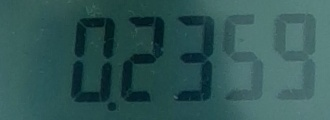
#> input picture dosing_volume/train_new_liquid_wight_2410/balance/original/0.jpg, 330 x 120 px
$ python -i util_functions.py   (imports and definitions only)
#> lines starting #> are read from the running program, lines starting #| are printed output that depends on the picture; after the words box and inside, x2 and y2 are one past the last pixel; in counts of white or black regions, pixels touching at a corner belong together
#> further down, picture is the input picture: shape (120, 330, 3); mean B, G, R 86.2, 87.2, 48.6
import os
import cv2
import time
import glob
import numpy as np
import cv2.aruco as aruco
import yaml
import math
import wrs.basis.robot_math as rm


# [225 lines left out: functions gen_world_cross_positions_for_chess, capture_imgs_by_time, capture_imgs_by_time_multicam, capture_imgs_by_space_multicam, capture_imgs_by_chessdetect, estimate_aruco_marker_pose, not called in this run]


def estimate_corners(img):
    """
    :return:
    """
    gray = cv2.cvtColor(img, cv2.COLOR_BGR2GRAY)
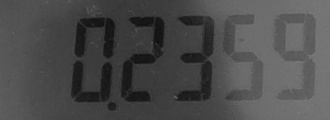
#> gray: shape (120, 330); min 17, max 123, mean 75.5
    gray = np.float32(gray)
    dst = cv2.cornerHarris(gray, 2, 3, 0.04)
    # result is dilated for marking the corners, not important
    dst = cv2.dilate(dst, None)
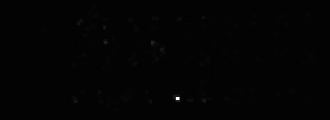
#> dst: shape (120, 330) float32; min -9459.8, max 644096.7, mean 742.7; drawn with min black and max white
    if dst is not None:
        # Threshold for an optimal value, it may vary depending on the image.
        img[dst > 0.01 * dst.max()] = [0, 0, 255]
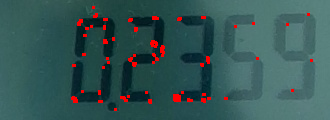
#> img: shape (120, 330, 3); 2.27% of pixels changed, all inside (x1, y1, x2, y2) = (71, 6, 313, 111)
        cv2.imshow('dst', img)
        if cv2.waitKey(0) & 0xff == 27:
#> (key Esc is pressed here)
            cv2.destroyAllWindows()
    return []


# [14 lines left out: function compute_fov, not called in this run]


# [12 lines not run here, left out]

>>> import cv2
>>> picture = cv2.imread('../../../dosing_volume/train_new_liquid_wight_2410/balance/original/0.jpg')
>>> result = estimate_corners(picture)
#> result = []

$ run again, on dosing_volume/train_new_liquid_wight_2410/balance/original/103.jpg
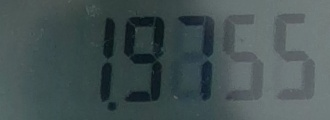
#> input picture dosing_volume/train_new_liquid_wight_2410/balance/original/103.jpg, 330 x 120 px
#> picture is the input picture: shape (120, 330, 3); mean B, G, R 84.1, 83.2, 69
#> in estimate_corners, `dst = cv2.dilate(dst, None)`:
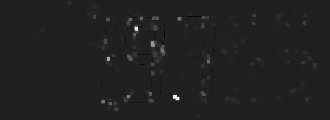
#> dst: shape (120, 330) float32; min -12303.1, max 83193.6, mean 492.8; drawn with min black and max white
#> in estimate_corners, `img[dst > 0.01 * dst.max()] = [0, 0, 255]`:
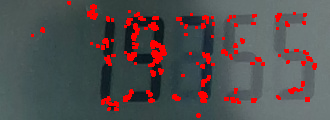
#> img: shape (120, 330, 3); 6.9% of pixels changed, all inside (x1, y1, x2, y2) = (31, 1, 317, 118)
#> result = []

$ run again, on dosing_volume/train_new_liquid_wight_2410/balance/original/1082.jpg
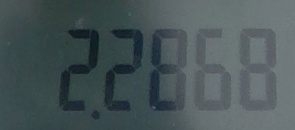
#> input picture dosing_volume/train_new_liquid_wight_2410/balance/original/1082.jpg, 295 x 130 px
#> picture is the input picture: shape (130, 295, 3); mean B, G, R 88.3, 85.9, 72.7
#> in estimate_corners, `dst = cv2.dilate(dst, None)`:
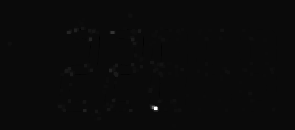
#> dst: shape (130, 295) float32; min -10353.5, max 252313.3, mean 424.3; drawn with min black and max white
#> in estimate_corners, `img[dst > 0.01 * dst.max()] = [0, 0, 255]`:
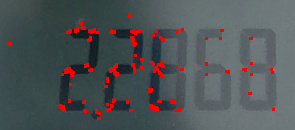
#> img: shape (130, 295, 3); 3.4% of pixels changed, all inside (x1, y1, x2, y2) = (8, 13, 275, 120)
#> result = []
